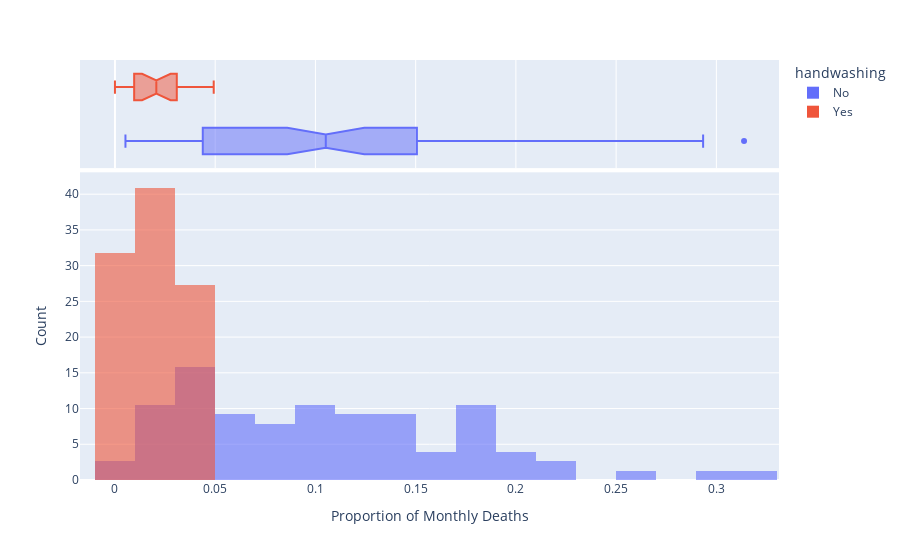

Source (notebook cell):
### Markdown cell above
### Use Histograms to Visualise the Monthly Distribution of Outcomes

**Challenge**: Create a [plotly histogram](https://plotly.com/python/histograms/) to show the monthly percentage of deaths. 

* Use docs to check out the available parameters. Use the [`color` parameter](https://plotly.github.io/plotly.py-docs/generated/plotly.express.histogram.html) to display two overlapping histograms.
* The time period of handwashing is shorter than not handwashing. Change `histnorm` to `percent` to make the time periods comparable. 
* Make the histograms slighlty transparent
* Experiment with the number of bins on the histogram. Which number work well in communicating the range of outcomes?
* Just for fun, display your box plot on the top of the histogram using the `marginal` parameter.

### Code cell
#my solution
hist = px.histogram(df_monthly, x="pct_deaths", color="handwashing", barmode="overlay", opacity=0.6, histnorm='percent', nbins=30, marginal="box")
hist.update_layout(xaxis_title='Proportion of Monthly Deaths',
                   yaxis_title='Count',)
hist.show()

### Figure 1 — Plotly figure (JSON) as saved in the notebook; plotly's stock layout.template omitted (floating-point values rounded to 4 significant figures)
{"data": [{"alignmentgroup": "True", "bingroup": "x", "histnorm": "percent", "hovertemplate": "handwashing=No<br>pct_deaths=%{x}<br>percent=%{y}<extra></extra>", "legendgroup": "No", "marker": {"color": "#636efa", "opacity": 0.6, "pattern": {"shape": ""}}, "name": "No", "nbinsx": 30, "offsetgroup": "No", "orientation": "v", "showlegend": true, "type": "histogram", "x": [0.1457, 0.07531, 0.04332, 0.01569, 0.007843, 0.05, 0.08421, 0.01351, 0.01878, 0.1102, 0.2255, 0.2085, 0.1222, 0.1023, 0.1074, 0.03226, 0.06593, 0.2078, 0.2546, 0.1839, 0.2934, 0.2297, 0.3138, 0.1912, 0.1597, 0.1241, 0.1193, 0.06098, 0.04082, 0.005236, 0.01554, 0.02262, 0.176, 0.07143, 0.08051, 0.1516, 0.1128, 0.1703, 0.1731, 0.05833, 0.02679, 0.04369, 0.0632, 0.01224, 0.03226, 0.1102, 0.1055, 0.07591, 0.04745, 0.04452, 0.04231, 0.04392, 0.07143, 0.06122, 0.03586, 0.1055, 0.1484, 0.1094, 0.1049, 0.1339, 0.1809, 0.1543, 0.1897, 0.1344, 0.1015, 0.131, 0.1806, 0.1439, 0.1496, 0.1077, 0.05369, 0.03215, 0.01923, 0.03607, 0.1827, 0.1224], "xaxis": "x", "yaxis": "y"}, {"alignmentgroup": "True", "hovertemplate": "handwashing=No<br>pct_deaths=%{x}<extra></extra>", "legendgroup": "No", "marker": {"color": "#636efa"}, "name": "No", "notched": true, "offsetgroup": "No", "showlegend": false, "type": "box", "x": [0.1457, 0.07531, 0.04332, 0.01569, 0.007843, 0.05, 0.08421, 0.01351, 0.01878, 0.1102, 0.2255, 0.2085, 0.1222, 0.1023, 0.1074, 0.03226, 0.06593, 0.2078, 0.2546, 0.1839, 0.2934, 0.2297, 0.3138, 0.1912, 0.1597, 0.1241, 0.1193, 0.06098, 0.04082, 0.005236, 0.01554, 0.02262, 0.176, 0.07143, 0.08051, 0.1516, 0.1128, 0.1703, 0.1731, 0.05833, 0.02679, 0.04369, 0.0632, 0.01224, 0.03226, 0.1102, 0.1055, 0.07591, 0.04745, 0.04452, 0.04231, 0.04392, 0.07143, 0.06122, 0.03586, 0.1055, 0.1484, 0.1094, 0.1049, 0.1339, 0.1809, 0.1543, 0.1897, 0.1344, 0.1015, 0.131, 0.1806, 0.1439, 0.1496, 0.1077, 0.05369, 0.03215, 0.01923, 0.03607, 0.1827, 0.1224], "xaxis": "x2", "yaxis": "y2"}, {"alignmentgroup": "True", "bingroup": "x", "histnorm": "percent", "hovertemplate": "handwashing=Yes<br>pct_deaths=%{x}<br>percent=%{y}<extra></extra>", "legendgroup": "Yes", "marker": {"color": "#EF553B", "opacity": 0.6, "pattern": {"shape": ""}}, "name": "Yes", "nbinsx": 30, "offsetgroup": "Yes", "orientation": "v", "showlegend": true, "type": "histogram", "x": [0.02239, 0.012, 0.01894, 0.0458, 0.03957, 0.04472, 0.0293, 0.03534, 0.006873, 0, 0.006557, 0.009585, 0.01136, 0.003717, 0, 0.009615, 0.02341, 0.02903, 0.0134, 0.02233, 0.03085, 0.04926], "xaxis": "x", "yaxis": "y"}, {"alignmentgroup": "True", "hovertemplate": "handwashing=Yes<br>pct_deaths=%{x}<extra></extra>", "legendgroup": "Yes", "marker": {"color": "#EF553B"}, "name": "Yes", "notched": true, "offsetgroup": "Yes", "showlegend": false, "type": "box", "x": [0.02239, 0.012, 0.01894, 0.0458, 0.03957, 0.04472, 0.0293, 0.03534, 0.006873, 0, 0.006557, 0.009585, 0.01136, 0.003717, 0, 0.009615, 0.02341, 0.02903, 0.0134, 0.02233, 0.03085, 0.04926], "xaxis": "x2", "yaxis": "y2"}], "layout": {"barmode": "overlay", "legend": {"title": {"text": "handwashing"}, "tracegroupgap": 0}, "margin": {"t": 60}, "xaxis": {"anchor": "y", "domain": [0, 1], "title": {"text": "Proportion of Monthly Deaths"}}, "xaxis2": {"anchor": "y2", "domain": [0, 1], "matches": "x", "showgrid": true, "showticklabels": false}, "yaxis": {"anchor": "x", "domain": [0, 0.7326], "title": {"text": "Count"}}, "yaxis2": {"anchor": "x2", "domain": [0.7426, 1], "matches": "y2", "showgrid": false, "showline": false, "showticklabels": false, "ticks": ""}}}
